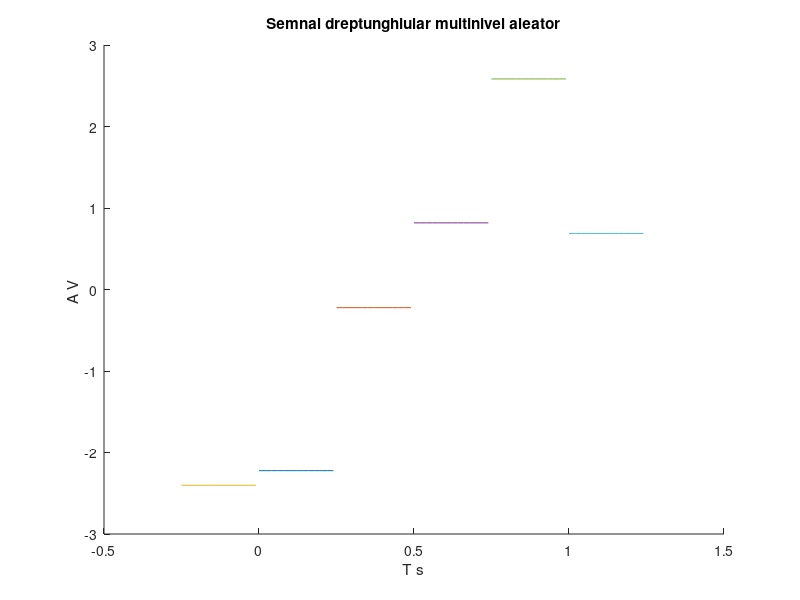

Reproduce this figure in MATLAB.
hold on;
%folosesc aceasta intructiune pentru a pastra graficul curent atunci cand
%adaug alt grafic
%temporara de 20ms
r1=rand(1); %genereaza cate un numar aleator cu distributie uniforma
r2=rand(1);
r3=rand(1);
r4=rand(1);
r5=rand(1); 
r6=rand(1);
r7=rand(1);
r8=rand(1);
t1=0:.02:0.25;
t2=0.25:.02:0.5;
x0=-5*r1*square(2*pi*4*t1,100);
x1=-3*r2*square(2*pi*4*t1,100);
x2=-1*r3*square(2*pi*4*t2,100);
x3=r4*square(2*pi*4*t1,100);
x4=3*r5*square(2*pi*4*t1,100);
x5=5*r6*square(2*pi*4*t1,100);
plot(t1,x1);
plot(t2,x2);
plot(-0.25+t1,x0);
plot(0.25+t2,x3);
plot(0.5+t2,x4);
plot(0.75+t2,x5);

xlabel('T s')
ylabel('A V ')
title('Semnal dreptunghiular multinivel aleator')
%am ales sa reprezint doua perioade, acestea se poate extinde procedand
%aseamnator